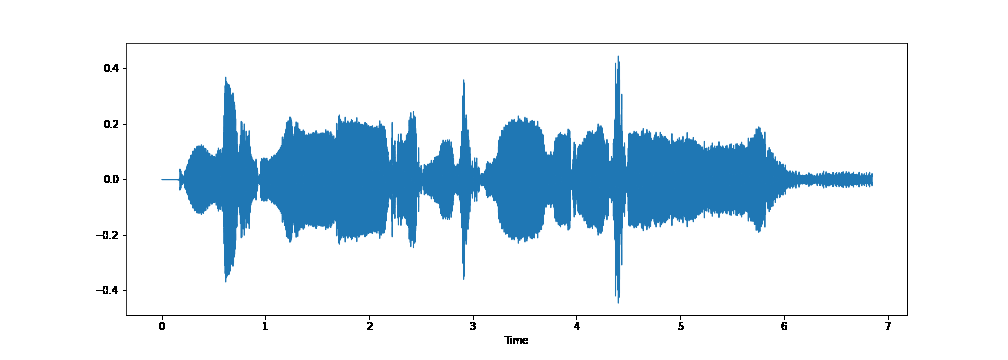
#> input picture spec.png, 1008 x 360 px
$ python test.py
#> lines starting #> are read from the running program, lines starting #| are printed output that depends on the picture; after the words box and inside, x2 and y2 are one past the last pixel; in counts of white or black regions, pixels touching at a corner belong together; long printed decimals are rounded
import cv2 as cv
import numpy as np

base = cv.imread('spec.png')
#> base is the input picture: shape (360, 1008, 3); mean B, G, R 242.6, 234, 221.6
test = cv.imread('spec1.png')
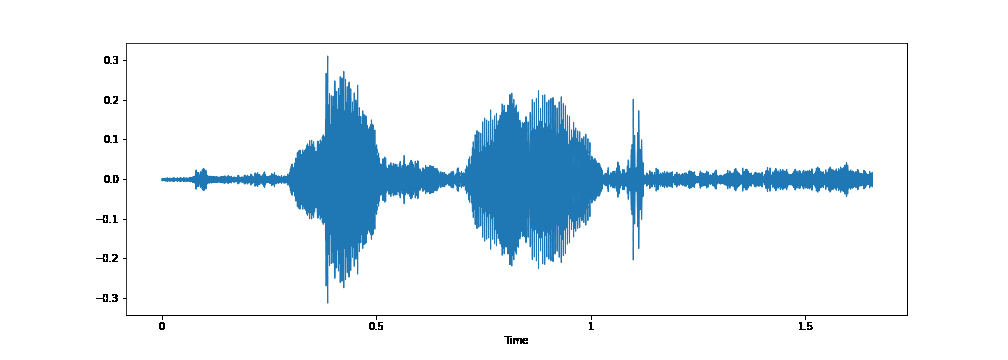
#> input picture spec1.png, 1008 x 360 px
#> test is the input picture: shape (360, 1008, 3); mean B, G, R 246, 240.2, 231.8
# test2 = cv.imread('test2.jpg')

hsv_base = cv.cvtColor(base, cv.COLOR_BGR2HSV)
#> hsv_base: shape (360, 1008, 3); mean H, S, V 15, 29.6, 242.6
hsv_test = cv.cvtColor(test, cv.COLOR_BGR2HSV)
#> hsv_test: shape (360, 1008, 3); mean H, S, V 10.5, 19.9, 246
# hsv_test2 = cv.cvtColor(test2, cv.COLOR_BGR2HSV)

h_bins = 50
s_bins = 60
histSize = [h_bins, s_bins]
h_ranges = [0, 180]
s_ranges = [0, 256]
ranges = h_ranges + s_ranges
channels = [0, 1]

hist_base = cv.calcHist([hsv_base], channels, None, histSize, ranges, accumulate=False)
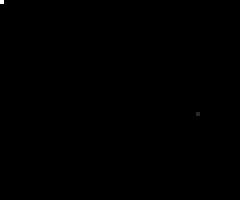
#> hist_base: shape (50, 60) float32 (shown 4 times larger); min 0, max 309455, mean 121; drawn with min black and max white
cv.normalize(hist_base, hist_base, alpha=0, beta=1, norm_type=cv.NORM_MINMAX)
#> hist_base: shape (50, 60) float32; 1.9% of pixels changed, all inside (x1, y1, x2, y2) = (0, 0, 50, 34)
hist_test = cv.calcHist([hsv_test], channels, None, histSize, ranges, accumulate=False)
cv.normalize(hist_test, hist_test, alpha=0, beta=1, norm_type=cv.NORM_MINMAX)
#> hist_test: shape (50, 60) float32; min 0, max 1, mean 0.000372
# hist_test2 = cv.calcHist([hsv_test2], channels, None, histSize, ranges, accumulate=False)
# cv.normalize(hist_test2, hist_test2, alpha=0, beta=1, norm_type=cv.NORM_MINMAX)

compare_method = cv.HISTCMP_CORREL

base_base = cv.compareHist(hist_base, hist_base, compare_method)
#> base_base = 1
base_test = cv.compareHist(hist_base, hist_test, compare_method)
#> base_test = 0.998
# base_test2 = cv.compareHist(hist_base, hist_test2, compare_method)

print('base_base Similarity = ', base_base)
#| base_base Similarity =  1.0
print('base_test Similarity = ', base_test)
#| base_test Similarity =  0.9982
# print('base_test2 Similarity = ', base_test2)

cv.imshow('base',base)
cv.imshow('test1',test)
# cv.imshow('test2',test2)
# cv.waitKey(0)
